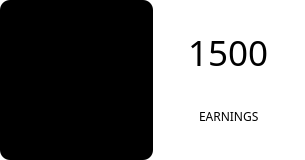
                  <widget class="QWidget" name="widget_57" native="true">
                   <property name="minimumSize">
                    <size>
                     <width>305</width>
                     <height>160</height>
                    </size>
                   </property>
                   <property name="styleSheet">
                    <string notr="true">background-color: rgb(255, 255, 255);
border-radius: 10px;
border: none;</string>
                   </property>
                   <layout class="QHBoxLayout" name="horizontalLayout_38">
                    <property name="spacing">
                     <number>0</number>
                    </property>
                    <property name="leftMargin">
                     <number>0</number>
                    </property>
                    <property name="topMargin">
                     <number>0</number>
                    </property>
                    <property name="rightMargin">
                     <number>0</number>
                    </property>
                    <property name="bottomMargin">
                     <number>0</number>
                    </property>
                    <item>
                     <widget class="QWidget" name="widget_58" native="true">
                      <property name="sizePolicy">
                       <sizepolicy hsizetype="MinimumExpanding" vsizetype="MinimumExpanding">
                        <horstretch>0</horstretch>
                        <verstretch>0</verstretch>
                       </sizepolicy>
                      </property>
                      <property name="styleSheet">
                       <string notr="true">background-color: rgb(0, 0, 0);</string>
                      </property>
                      <layout class="QGridLayout" name="gridLayout_34">
                       <property name="leftMargin">
                        <number>15</number>
                       </property>
                       <property name="topMargin">
                        <number>10</number>
                       </property>
                       <property name="rightMargin">
                        <number>15</number>
                       </property>
                       <property name="bottomMargin">
                        <number>10</number>
                       </property>
                       <property name="spacing">
                        <number>0</number>
                       </property>
                       <item row="0" column="0" alignment="Qt::AlignHCenter|Qt::AlignVCenter">
                        <widget class="QLabel" name="label_65">
                         <property name="sizePolicy">
                          <sizepolicy hsizetype="Fixed" vsizetype="Fixed">
                           <horstretch>0</horstretch>
                           <verstretch>0</verstretch>
                          </sizepolicy>
                         </property>
                         <property name="minimumSize">
                          <size>
                           <width>80</width>
                           <height>80</height>
                          </size>
                         </property>
                         <property name="maximumSize">
                          <size>
                           <width>100</width>
                           <height>100</height>
                          </size>
                         </property>
                         <property name="text">
                          <string/>
                         </property>
                         <property name="pixmap">
                          <pixmap>d_icon_sales.png</pixmap>
                         </property>
                         <property name="scaledContents">
                          <bool>true</bool>
                         </property>
                        </widget>
                       </item>
                      </layout>
                     </widget>
                    </item>
                    <item>
                     <widget class="QWidget" name="widget_59" native="true">
                      <property name="sizePolicy">
                       <sizepolicy hsizetype="Expanding" vsizetype="Expanding">
                        <horstretch>0</horstretch>
                        <verstretch>0</verstretch>
                       </sizepolicy>
                      </property>
                      <layout class="QVBoxLayout" name="verticalLayout_18">
                       <item alignment="Qt::AlignHCenter|Qt::AlignBottom">
                        <widget class="QLabel" name="label_70">
                         <property name="font">
                          <font>
                           <family>Century Gothic</family>
                           <pointsize>26</pointsize>
                           <weight>50</weight>
                           <italic>false</italic>
                           <bold>false</bold>
                          </font>
                         </property>
                         <property name="styleSheet">
                          <string notr="true"/>
                         </property>
                         <property name="text">
                          <string>1500</string>
                         </property>
                        </widget>
                       </item>
                       <item alignment="Qt::AlignHCenter|Qt::AlignVCenter">
                        <widget class="QLabel" name="label_81">
                         <property name="font">
                          <font>
                           <family>Century Gothic</family>
                           <pointsize>9</pointsize>
                           <weight>50</weight>
                           <bold>false</bold>
                          </font>
                         </property>
                         <property name="text">
                          <string>EARNINGS</string>
                         </property>
                        </widget>
                       </item>
                      </layout>
                     </widget>
                    </item>
                   </layout>
                  </widget>
